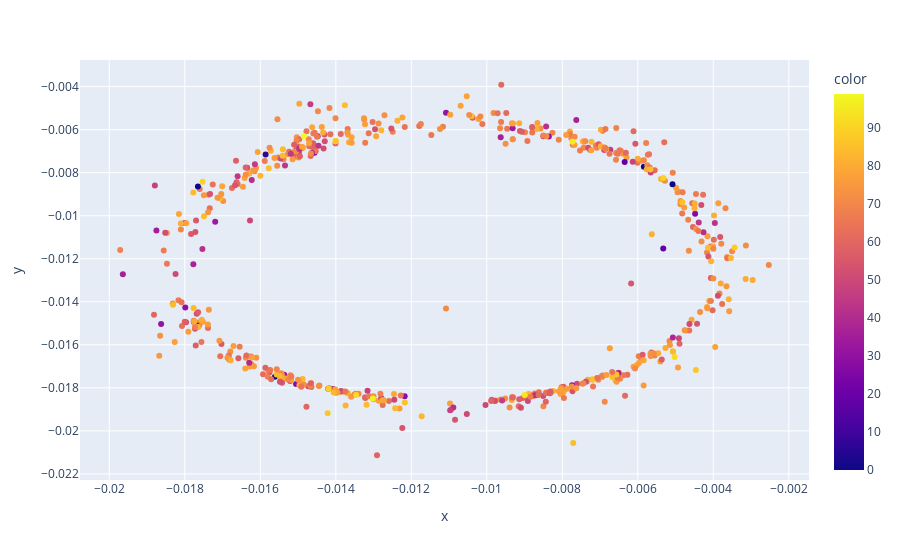

Notebook cell for this chart:
### Code cell
px.scatter(x = x,
           y = y,
           color=data["pop"],
           hover_name=data["title"])

### Figure 1 — Plotly figure (JSON) as saved in the notebook; plotly's stock layout.template omitted (floating-point values rounded to 4 significant figures; data arrays with more than 128 entries replaced by an {"elided": "..."} marker saying what was removed)
{"data": [{"hoverlabel": {"namelength": 0}, "hovertemplate": "<b>%{hovertext}</b><br><br>x=%{x}<br>y=%{y}<br>color=%{marker.color}", "hovertext": {"elided": "603 str values"}, "legendgroup": "", "marker": {"color": {"elided": "603 int values"}, "coloraxis": "coloraxis", "symbol": "circle"}, "mode": "markers", "name": "", "showlegend": false, "type": "scatter", "x": {"elided": "603 float values"}, "xaxis": "x", "y": {"elided": "603 float values"}, "yaxis": "y"}], "layout": {"coloraxis": {"colorbar": {"title": {"text": "color"}}, "colorscale": [[0, "#0d0887"], [0.1111, "#46039f"], [0.2222, "#7201a8"], [0.3333, "#9c179e"], [0.4444, "#bd3786"], [0.5556, "#d8576b"], [0.6667, "#ed7953"], [0.7778, "#fb9f3a"], [0.8889, "#fdca26"], [1, "#f0f921"]]}, "legend": {"tracegroupgap": 0}, "margin": {"t": 60}, "xaxis": {"anchor": "y", "domain": [0, 1], "title": {"text": "x"}}, "yaxis": {"anchor": "x", "domain": [0, 1], "title": {"text": "y"}}}}
